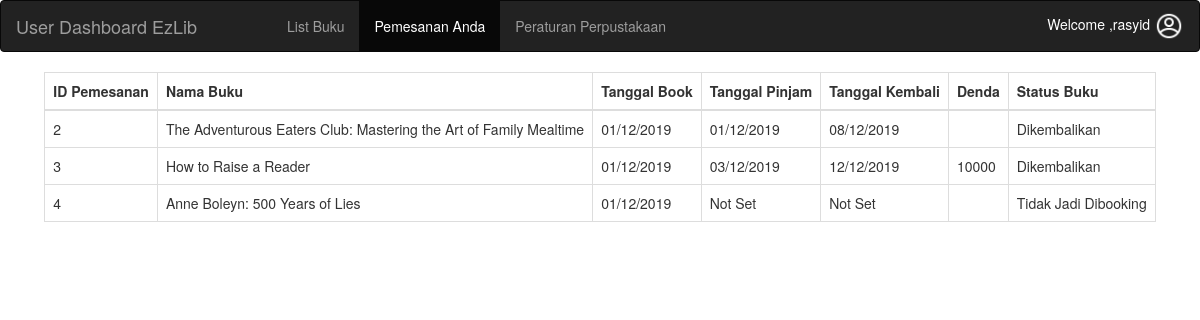
The page /pemesanan_user.php?id_user=1 (signed in) on the database its author committed.
### tables this page shows
CREATE TABLE `peminjaman` (
  `id_peminjaman` int(11) NOT NULL,
  `id_user` int(11) NOT NULL,
  `id_buku` int(11) NOT NULL,
  `tanggal_booking` varchar(20) NOT NULL,
  `tanggal_pinjam` varchar(20) NOT NULL,
  `tanggal_kembali` varchar(20) NOT NULL,
  `denda` varchar(25) NOT NULL,
  `status` varchar(30) NOT NULL
);

CREATE TABLE `buku` (
  `id_buku` int(11) NOT NULL,
  `nama_buku` varchar(100) NOT NULL,
  `penerbit` varchar(50) NOT NULL,
  `keterangan_buku` longtext NOT NULL,
  `status_buku` varchar(25) NOT NULL,
  `nama_file` varchar(100) NOT NULL
);

### pemesanan_user.php (the view, shortened to what this page needs)
<!DOCTYPE html>
<html lang="en">
<head>
    <link rel="stylesheet" href="https://maxcdn.bootstrapcdn.com/bootstrap/3.4.0/css/bootstrap.min.css">
    <link rel="stylesheet" href="css/bootstrap.min.css">
    <link rel="stylesheet" href="css/style1.css">
</head>
<body>
    <?php
    if ($_SESSION['status'] == 'user_login') {
        ?>
        <nav class="navbar navbar-inverse">
            <div class="container-fluid">
                <div class="navbar-header">
                    <a class="navbar-brand" href="user_dashboard.php">User Dashboard EzLib</a>
                </div>
                <ul class="nav navbar-nav" style="margin-left:60px;">
                    <li><a href="user_profile.php">List Buku</a></li>
                    <li class="active"><a href="pemesanan_user.php?id_user=<?php echo $row2['id_user'] ?>">Pemesanan Anda</a></li>
                    <li><a href="rules.php">Peraturan Perpustakaan</a></li>
                </ul>
                <div class="dropdown" style="float:right">
                    <h5 style="color:white;float:right;margin-top:10px; border-radius: 20px;">Welcome ,<?php echo $_SESSION['username'] ?> <img src="img/avatar.png" width="30px" height="30px"></h5>
                </div>
            </div>
        </nav>
        <?php
            include "connection.php";
            $id_user = $_GET['id_user'];
            $query = "select * from peminjaman where id_user='$id_user'";
            $result = mysqli_query($connect, $query);
            if (mysqli_num_rows($result) > 0) { ?>
            <center>
                <table class="table table-bordered" style="width:auto;margin-left:30px;margin-right:30px;">
                    <thead>
                        <tr table-info>
                            <th scope="col">ID Pemesanan</th>
                            <th scope="col">Nama Buku</th>
                            <th scope="col">Tanggal Book</th>
                            <th scope="col">Tanggal Pinjam</th>
                            <th scope="col">Tanggal Kembali</th>
                            <th scope="col">Denda</th>
                            <th scope="col">Status Buku</th>
                        </tr>
                    </thead>
                    <tbody>
                        <?php
                                while ($row = mysqli_fetch_array($result)) {
                                    $idBukuCari = $row['id_buku'];
                                    $queryBuku = "select * from buku where id_buku = '$idBukuCari'";
                                    $resultNamaBuku = mysqli_query($connect, $queryBuku);
                                    while ($rowBuku = mysqli_fetch_array($resultNamaBuku)) {
                                        ?>
                                <tr>
                                    <td><?php echo $row['id_peminjaman'] ?></td>
                                    <td><?php echo $rowBuku['nama_buku'] ?></td>
                                    <td><?php echo $row['tanggal_booking'] ?></td>
                                    <td><?php echo $row['tanggal_pinjam'] ?></td>
                                    <td><?php echo $row['tanggal_kembali'] ?></td>
                                    <td><?php echo $row['denda'] ?></td>
                                    <td><?php echo $row['status'] ?></td>
                                </tr>
                        <?php
                                    }
                                } ?>
                    </tbody>
                </table>
            </center>
    <?php
        } else {
            echo "Anda Tidak Melakukan Pemesanan";
        }
    } else {
        header("Refresh:0; url=user_login.php");
    }
    ?>
</body>
</html>

### css/style1.css (style rules this page uses)
.dropdown { position: relative; display: inline-block; }

### rows shown on the page
peminjaman: id_peminjaman "2", tanggal_booking "01/12/2019", tanggal_pinjam "01/12/2019", tanggal_kembali "08/12/2019", status "Dikembalikan"
buku: nama_buku "The Adventurous Eaters Club: Mastering the Art of Family Mealtime"
peminjaman: id_peminjaman "3", tanggal_booking "01/12/2019", tanggal_pinjam "03/12/2019", tanggal_kembali "12/12/2019", denda "10000", status "Dikembalikan"
buku: nama_buku "How to Raise a Reader"
peminjaman: id_peminjaman "4", tanggal_booking "01/12/2019", tanggal_pinjam "Not Set", tanggal_kembali "Not Set", status "Tidak Jadi Dibooking"
buku: nama_buku "Anne Boleyn: 500 Years of Lies"

### other values the page prints
$_SESSION['username'] "rasyid"
